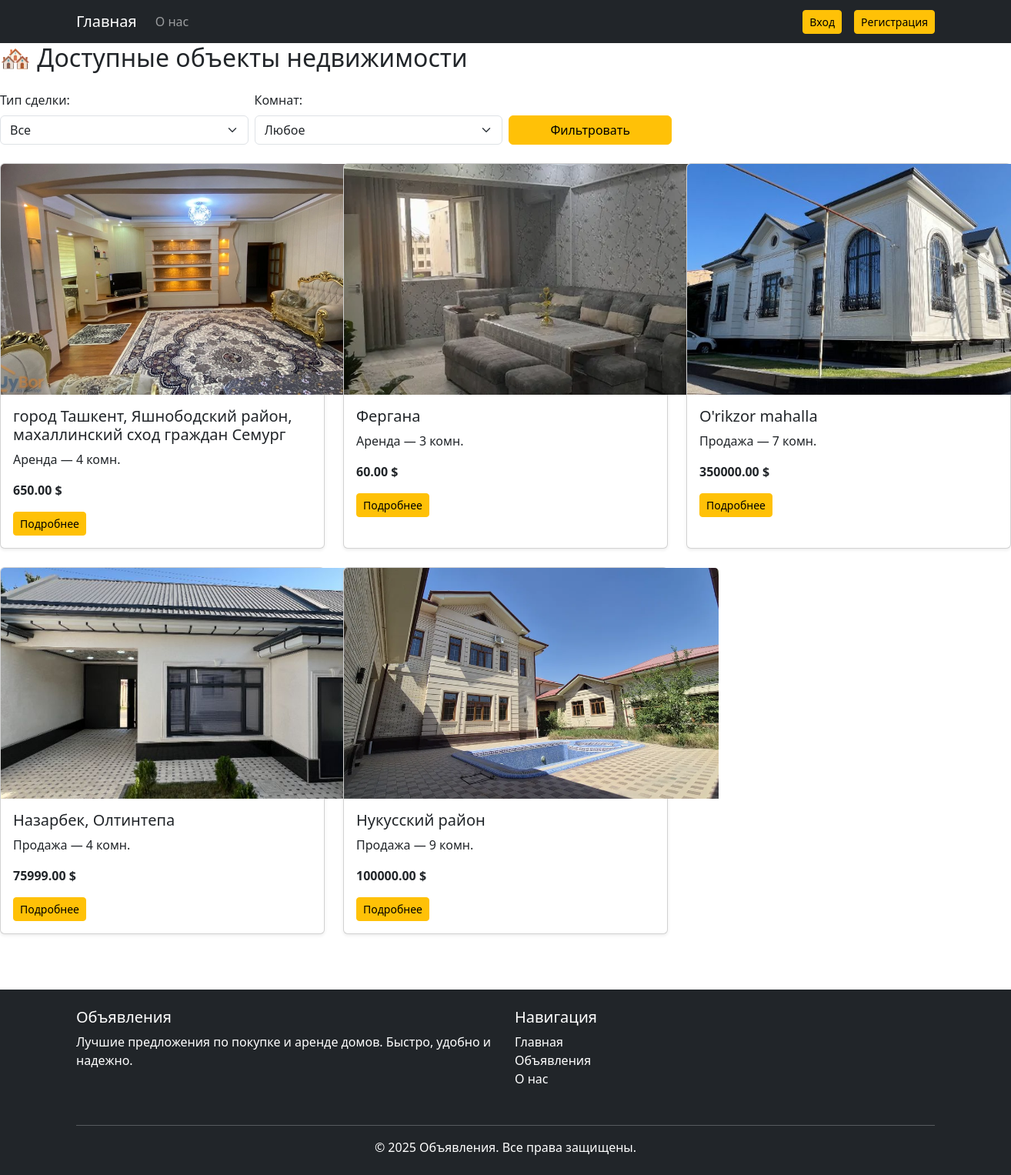
The page / on the database its author committed.
### exam/models.py (models this page shows, shortened)
class Property(models.Model):
    DEAL_CHOICES = (
        ('sale', 'Продажа'),
        ('rent', 'Аренда'),
    )
    user = models.ForeignKey(User, on_delete=models.CASCADE,verbose_name='Пользователь', related_name='properties')
    title = models.CharField(max_length=255, verbose_name='Название', help_text='Введите название объекта недвижимости')
    description = models.TextField(verbose_name='Описание', help_text='Опишите объект недвижимости')
    deal_type = models.CharField(max_length=10, choices=DEAL_CHOICES, verbose_name='Тип сделки', help_text='Выберите тип сделки (Продажа или Аренда)')
    price = models.DecimalField(max_digits=10, decimal_places=2, verbose_name='Цена ($)', help_text='Укажите цену в долларах США')
    rooms = models.IntegerField(choices=[(i, f"{i} комн.") for i in range(1, 10)], verbose_name='Количество комнат',)
    area = models.FloatField(verbose_name='Площадь (м²)', help_text='Укажите площадь в квадратных метрах')
    address = models.CharField(max_length=255, verbose_name='Адрес', help_text='Введите полный адрес объекта недвижимости')
    image1 = models.ImageField(upload_to='properties/', null=True, blank=True, verbose_name='Изображение 1', help_text='Загрузите главное изображение объекта недвижимости')
    image2 = models.ImageField(upload_to='properties/', null=True, blank=True, verbose_name='Изображение 2', help_text='Загрузите дополнительное изображение объекта недвижимости')
    image3 = models.ImageField(upload_to='properties/', null=True, blank=True, verbose_name='Изображение 3', help_text='Загрузите еще одно дополнительное изображение объекта недвижимости')
    created_at = models.DateTimeField(auto_now_add=True, verbose_name='Дата создания', help_text='Дата и время создания объявления')
    class Meta:
        verbose_name = 'Объявление'
        verbose_name_plural = 'Объявления'
        ordering = ['-created_at']

### exam/views.py (the view)
# urls.py: path('', views.home, name='home'),
def home(request):
    form = PropertyFilterForm(request.GET)
    properties = Property.objects.all().order_by('-created_at')
    if form.is_valid():
        deal_type = form.cleaned_data.get('deal_type')
        rooms = form.cleaned_data.get('rooms')
        if deal_type:
            properties = properties.filter(deal_type=deal_type)
        if rooms:
            properties = properties.filter(rooms=rooms)
    return render(request, 'main.html', {'properties': properties, 'form': form})

### exam/forms.py
class PropertyFilterForm(forms.Form):
    deal_type = forms.ChoiceField(
        choices=[('', 'Тип сделки'), ('sale', 'Продажа'), ('rent', 'Аренда')],
        required=False
    )
    rooms = forms.ChoiceField(
        choices=[('', 'Комнат'), *( (i, f'{i} комн.') for i in range(1, 10) )],
        required=False
    )

### templates/main.html (shortened to what this page needs)
{% extends 'base.html' %}
{% block content %}
<h2 class="mb-4">🏘 Доступные объекты недвижимости</h2>
    <form method="get" class="row g-2 mb-4">
    <div class="col-md-3">
        <label for="deal_type" class="form-label">Тип сделки:</label>
        <select name="deal_type" id="deal_type" class="form-select">
            <option value="">Все</option>
        </select>
    </div>
    <div class="col-md-3">
        <label for="rooms" class="form-label">Комнат:</label>
        <select name="rooms" id="rooms" class="form-select">
    <option value="">Любое</option>
</select>
    </div>
    <div class="col-md-2 align-self-end">
        <button type="submit" class="btn btn-warning w-100">Фильтровать</button>
    </div>
</form>
<div class="row">
    {% for property in properties %}
    <div class="col-md-4 mb-4">
        <div class="card h-100 shadow-sm">
            {% if property.image1 %}
                <img src="{{ property.image1.url }}" class="card-img-top" alt="Фото" style="width: 487px; height: 300px; object-fit: cover;">
            {% else %}
                <img src="" class="card-img-top" alt="Нет фото">
            {% endif %}
            <div class="card-body">
                <h5 class="card-title">{{ property.address }}</h5>
                <p class="card-text">
                    {{ property.get_deal_type_display }} — {{ property.rooms }} комн.
                </p>
                <p class="card-text fw-bold">{{ property.price }} $</p>
                <a href="{% url 'property_detail' property.id %}" class="btn btn-sm btn-warning">Подробнее</a>
            </div>
        </div>
    </div>
    {% empty %}
        <p>Нет объектов по вашему запросу.</p>
    {% endfor %}
{% endblock %}

### rows shown on the page
Property: image1 (picture), address "город Ташкент, Яшнободский район, махаллинский сход граждан Семург", deal_type "Аренда", rooms "4", price "650.00"
Property: image1 (picture), address "Фергана", deal_type "Аренда", rooms "3", price "60.00"
Property: image1 (picture), address "O'rikzor mahalla", deal_type "Продажа", rooms "7", price "350000.00"
Property: image1 (picture), address "Назарбек, Олтинтепа", deal_type "Продажа", rooms "4", price "75999.00"
Property: image1 (picture), address "Нукусский район", deal_type "Продажа", rooms "9", price "100000.00"
